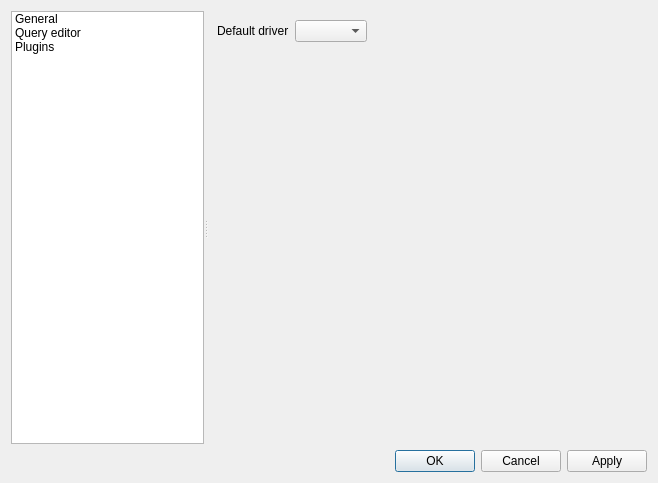
<?xml version="1.0" encoding="UTF-8"?>
<ui version="4.0">
 <class>ConfigDialogClass</class>
 <widget class="QDialog" name="ConfigDialogClass">
  <property name="geometry">
   <rect>
    <x>0</x>
    <y>0</y>
    <width>658</width>
    <height>483</height>
   </rect>
  </property>
  <property name="windowTitle">
   <string>DbMaster - Preferences</string>
  </property>
  <layout class="QGridLayout" name="gridLayout">
   <item row="0" column="0">
    <widget class="QSplitter" name="splitter">
     <property name="orientation">
      <enum>Qt::Horizontal</enum>
     </property>
     <widget class="QListWidget" name="listWidget">
      <property name="sizePolicy">
       <sizepolicy hsizetype="Preferred" vsizetype="Expanding">
        <horstretch>0</horstretch>
        <verstretch>0</verstretch>
       </sizepolicy>
      </property>
      <property name="iconSize">
       <size>
        <width>24</width>
        <height>24</height>
       </size>
      </property>
      <property name="currentRow">
       <number>-1</number>
      </property>
      <item>
       <property name="text">
        <string>General</string>
       </property>
       <property name="icon">
        <iconset>
         <normaloff>:/img/configure.png</normaloff>:/img/configure.png</iconset>
       </property>
      </item>
      <item>
       <property name="text">
        <string>Query editor</string>
       </property>
       <property name="icon">
        <iconset>
         <normaloff>:/img/edit.png</normaloff>:/img/edit.png</iconset>
       </property>
      </item>
      <item>
       <property name="text">
        <string>Plugins</string>
       </property>
      </item>
     </widget>
     <widget class="QStackedWidget" name="stackedWidget">
      <property name="sizePolicy">
       <sizepolicy hsizetype="Expanding" vsizetype="Preferred">
        <horstretch>0</horstretch>
        <verstretch>0</verstretch>
       </sizepolicy>
      </property>
      <property name="currentIndex">
       <number>0</number>
      </property>
      <widget class="QWidget" name="page">
       <layout class="QFormLayout" name="formLayout">
        <property name="fieldGrowthPolicy">
         <enum>QFormLayout::AllNonFixedFieldsGrow</enum>
        </property>
        <item row="0" column="0">
         <widget class="QLabel" name="label">
          <property name="sizePolicy">
           <sizepolicy hsizetype="Expanding" vsizetype="Preferred">
            <horstretch>0</horstretch>
            <verstretch>0</verstretch>
           </sizepolicy>
          </property>
          <property name="text">
           <string>Default driver</string>
          </property>
         </widget>
        </item>
        <item row="0" column="1">
         <widget class="DbComboBox" name="defaultDbCombo">
          <property name="sizePolicy">
           <sizepolicy hsizetype="Maximum" vsizetype="Fixed">
            <horstretch>0</horstretch>
            <verstretch>0</verstretch>
           </sizepolicy>
          </property>
         </widget>
        </item>
       </layout>
      </widget>
      <widget class="QWidget" name="page_3">
       <layout class="QGridLayout" name="gridLayout_3">
        <item row="0" column="1">
         <widget class="QTabWidget" name="tabWidget">
          <property name="currentIndex">
           <number>0</number>
          </property>
          <widget class="QWidget" name="tab_4">
           <attribute name="title">
            <string>General</string>
           </attribute>
           <layout class="QFormLayout" name="formLayout_2">
            <item row="0" column="0" colspan="2">
             <widget class="QCheckBox" name="edAutoSaveCheckBox">
              <property name="text">
               <string>Save query before execute it</string>
              </property>
             </widget>
            </item>
            <item row="1" column="0" colspan="2">
             <widget class="QCheckBox" name="editorSemanticCheckBox">
              <property name="text">
               <string>Enable semantic analysis</string>
              </property>
              <property name="checked">
               <bool>true</bool>
              </property>
             </widget>
            </item>
            <item row="2" column="0">
             <widget class="QLabel" name="label_9">
              <property name="text">
               <string>Default encoding</string>
              </property>
             </widget>
            </item>
            <item row="2" column="1">
             <widget class="QComboBox" name="encodingComboBox">
              <property name="sizePolicy">
               <sizepolicy hsizetype="Maximum" vsizetype="Fixed">
                <horstretch>0</horstretch>
                <verstretch>0</verstretch>
               </sizepolicy>
              </property>
              <property name="currentIndex">
               <number>1</number>
              </property>
              <item>
               <property name="text">
                <string>latin1</string>
               </property>
              </item>
              <item>
               <property name="text">
                <string>utf8</string>
               </property>
              </item>
             </widget>
            </item>
           </layout>
          </widget>
          <widget class="QWidget" name="tab">
           <attribute name="title">
            <string>Font &amp;&amp; Size</string>
           </attribute>
           <layout class="QGridLayout" name="gridLayout_2">
            <item row="0" column="0">
             <widget class="QGroupBox" name="groupBox">
              <property name="title">
               <string>Editor's font</string>
              </property>
              <layout class="QFormLayout" name="formLayout_3">
               <item row="0" column="0">
                <widget class="QLabel" name="label_2">
                 <property name="sizePolicy">
                  <sizepolicy hsizetype="Expanding" vsizetype="Preferred">
                   <horstretch>0</horstretch>
                   <verstretch>0</verstretch>
                  </sizepolicy>
                 </property>
                 <property name="text">
                  <string>&amp;Font</string>
                 </property>
                 <property name="buddy">
                  <cstring>editorFontCombo</cstring>
                 </property>
                </widget>
               </item>
               <item row="0" column="1">
                <widget class="QFontComboBox" name="editorFontCombo">
                 <property name="sizePolicy">
                  <sizepolicy hsizetype="Fixed" vsizetype="Fixed">
                   <horstretch>0</horstretch>
                   <verstretch>0</verstretch>
                  </sizepolicy>
                 </property>
                </widget>
               </item>
               <item row="1" column="0">
                <widget class="QLabel" name="label_3">
                 <property name="sizePolicy">
                  <sizepolicy hsizetype="Expanding" vsizetype="Preferred">
                   <horstretch>0</horstretch>
                   <verstretch>0</verstretch>
                  </sizepolicy>
                 </property>
                 <property name="text">
                  <string>S&amp;ize</string>
                 </property>
                 <property name="buddy">
                  <cstring>editorFontSizeSpin</cstring>
                 </property>
                </widget>
               </item>
               <item row="1" column="1">
                <widget class="QSpinBox" name="editorFontSizeSpin">
                 <property name="sizePolicy">
                  <sizepolicy hsizetype="Fixed" vsizetype="Fixed">
                   <horstretch>0</horstretch>
                   <verstretch>0</verstretch>
                  </sizepolicy>
                 </property>
                </widget>
               </item>
               <item row="2" column="0">
                <widget class="QLabel" name="label_6">
                 <property name="text">
                  <string>T&amp;ab size</string>
                 </property>
                 <property name="buddy">
                  <cstring>tabsizeSpin</cstring>
                 </property>
                </widget>
               </item>
               <item row="2" column="1">
                <widget class="QSpinBox" name="tabsizeSpin">
                 <property name="sizePolicy">
                  <sizepolicy hsizetype="Fixed" vsizetype="Fixed">
                   <horstretch>0</horstretch>
                   <verstretch>0</verstretch>
                  </sizepolicy>
                 </property>
                 <property name="minimum">
                  <number>1</number>
                 </property>
                 <property name="maximum">
                  <number>10</number>
                 </property>
                 <property name="value">
                  <number>4</number>
                 </property>
                </widget>
               </item>
              </layout>
             </widget>
            </item>
            <item row="1" column="0">
             <widget class="QLabel" name="label_4">
              <property name="text">
               <string>You can type some text here :</string>
              </property>
             </widget>
            </item>
            <item row="2" column="0">
             <widget class="QueryTextEdit" name="editorTestArea">
              <property name="html" stdset="0">
               <string notr="true">&lt;!DOCTYPE HTML PUBLIC &quot;-//W3C//DTD HTML 4.0//EN&quot; &quot;http://www.w3.org/TR/REC-html40/strict.dtd&quot;&gt;
&lt;html&gt;&lt;head&gt;&lt;meta name=&quot;qrichtext&quot; content=&quot;1&quot; /&gt;&lt;style type=&quot;text/css&quot;&gt;
p, li { white-space: pre-wrap; }
&lt;/style&gt;&lt;/head&gt;&lt;body style=&quot; font-family:'Sans'; font-size:10pt; font-weight:400; font-style:normal;&quot;&gt;
&lt;p style=&quot; margin-top:0px; margin-bottom:0px; margin-left:0px; margin-right:0px; -qt-block-indent:0; text-indent:0px;&quot;&gt;&lt;span style=&quot; font-family:'Sans Serif'; font-size:9pt;&quot;&gt;SELECT *&lt;/span&gt;&lt;/p&gt;
&lt;p style=&quot; margin-top:0px; margin-bottom:0px; margin-left:0px; margin-right:0px; -qt-block-indent:0; text-indent:0px;&quot;&gt;&lt;span style=&quot; font-family:'Sans Serif'; font-size:9pt;&quot;&gt;FROM SomeTable, now()&lt;/span&gt;&lt;/p&gt;
&lt;p style=&quot; margin-top:0px; margin-bottom:0px; margin-left:0px; margin-right:0px; -qt-block-indent:0; text-indent:0px;&quot;&gt;&lt;span style=&quot; font-family:'Sans Serif'; font-size:9pt;&quot;&gt;WHERE SomeField = 1&lt;/span&gt;&lt;/p&gt;
&lt;p style=&quot; margin-top:0px; margin-bottom:0px; margin-left:0px; margin-right:0px; -qt-block-indent:0; text-indent:0px;&quot;&gt;&lt;span style=&quot; font-family:'Sans Serif'; font-size:9pt;&quot;&gt;ORDER BY AnotherField ASC;&lt;/span&gt;&lt;/p&gt;&lt;/body&gt;&lt;/html&gt;</string>
              </property>
             </widget>
            </item>
           </layout>
          </widget>
          <widget class="QWidget" name="tab_2">
           <attribute name="title">
            <string>Syntax highlighting</string>
           </attribute>
           <layout class="QGridLayout" name="gridLayout_5">
            <item row="1" column="0" colspan="2">
             <widget class="QGroupBox" name="shGroupBox">
              <property name="title">
               <string>Enable Syntax highlighting</string>
              </property>
              <property name="checkable">
               <bool>true</bool>
              </property>
              <layout class="QGridLayout" name="gridLayout_6">
               <item row="0" column="0">
                <widget class="QListWidget" name="shListWidget">
                 <property name="currentRow">
                  <number>-1</number>
                 </property>
                 <item>
                  <property name="text">
                   <string>Basic SQL keywords</string>
                  </property>
                 </item>
                 <item>
                  <property name="text">
                   <string>SQL functions</string>
                  </property>
                 </item>
                 <item>
                  <property name="text">
                   <string>SQL types</string>
                  </property>
                 </item>
                 <item>
                  <property name="text">
                   <string>Strings</string>
                  </property>
                 </item>
                 <item>
                  <property name="text">
                   <string>Numbers</string>
                  </property>
                 </item>
                 <item>
                  <property name="text">
                   <string>Comments</string>
                  </property>
                 </item>
                 <item>
                  <property name="text">
                   <string>Table name</string>
                  </property>
                 </item>
                 <item>
                  <property name="text">
                   <string>Field name</string>
                  </property>
                 </item>
                </widget>
               </item>
               <item row="1" column="0">
                <widget class="QGroupBox" name="groupBox_2">
                 <property name="title">
                  <string/>
                 </property>
                 <layout class="QGridLayout" name="gridLayout_4">
                  <item row="0" column="0">
                   <widget class="QLabel" name="label_5">
                    <property name="sizePolicy">
                     <sizepolicy hsizetype="Expanding" vsizetype="Preferred">
                      <horstretch>0</horstretch>
                      <verstretch>0</verstretch>
                     </sizepolicy>
                    </property>
                    <property name="text">
                     <string>Color</string>
                    </property>
                   </widget>
                  </item>
                  <item row="1" column="0" colspan="2">
                   <widget class="QCheckBox" name="shBoldButton">
                    <property name="font">
                     <font>
                      <weight>75</weight>
                      <bold>true</bold>
                     </font>
                    </property>
                    <property name="text">
                     <string>Bold</string>
                    </property>
                   </widget>
                  </item>
                  <item row="2" column="0" colspan="2">
                   <widget class="QCheckBox" name="shItalicButton">
                    <property name="font">
                     <font>
                      <italic>true</italic>
                     </font>
                    </property>
                    <property name="text">
                     <string>Italic</string>
                    </property>
                   </widget>
                  </item>
                  <item row="3" column="0" colspan="2">
                   <spacer name="verticalSpacer_2">
                    <property name="orientation">
                     <enum>Qt::Vertical</enum>
                    </property>
                    <property name="sizeHint" stdset="0">
                     <size>
                      <width>20</width>
                      <height>40</height>
                     </size>
                    </property>
                   </spacer>
                  </item>
                  <item row="0" column="1">
                   <widget class="ColorButton" name="shColorButton">
                    <property name="text">
                     <string/>
                    </property>
                   </widget>
                  </item>
                 </layout>
                </widget>
               </item>
               <item row="0" column="1" rowspan="2">
                <widget class="QListWidget" name="shKeywordsListWidget"/>
               </item>
              </layout>
             </widget>
            </item>
           </layout>
          </widget>
          <widget class="QWidget" name="tab_3">
           <attribute name="title">
            <string>Auto-completion</string>
           </attribute>
           <layout class="QGridLayout" name="gridLayout_7">
            <item row="0" column="0">
             <widget class="QGroupBox" name="compGroubBox">
              <property name="title">
               <string>Enable auto-completion</string>
              </property>
              <property name="checkable">
               <bool>true</bool>
              </property>
              <layout class="QFormLayout" name="formLayout_4">
               <item row="0" column="0">
                <widget class="QLabel" name="label_7">
                 <property name="sizePolicy">
                  <sizepolicy hsizetype="Expanding" vsizetype="Preferred">
                   <horstretch>0</horstretch>
                   <verstretch>0</verstretch>
                  </sizepolicy>
                 </property>
                 <property name="text">
                  <string>Show completion popup after</string>
                 </property>
                </widget>
               </item>
               <item row="0" column="1">
                <layout class="QHBoxLayout" name="horizontalLayout">
                 <item>
                  <widget class="QSpinBox" name="acSpinBox">
                   <property name="minimum">
                    <number>1</number>
                   </property>
                   <property name="value">
                    <number>3</number>
                   </property>
                  </widget>
                 </item>
                 <item>
                  <widget class="QLabel" name="label_8">
                   <property name="sizePolicy">
                    <sizepolicy hsizetype="Expanding" vsizetype="Preferred">
                     <horstretch>0</horstretch>
                     <verstretch>0</verstretch>
                    </sizepolicy>
                   </property>
                   <property name="text">
                    <string>characters</string>
                   </property>
                  </widget>
                 </item>
                </layout>
               </item>
              </layout>
             </widget>
            </item>
           </layout>
          </widget>
         </widget>
        </item>
        <item row="1" column="1">
         <widget class="QLabel" name="label_10">
          <property name="text">
           <string>&lt;b&gt;Warning !&lt;/b&gt; All modifications concerning the editor will work after restarting DbMaster.</string>
          </property>
          <property name="wordWrap">
           <bool>true</bool>
          </property>
         </widget>
        </item>
       </layout>
      </widget>
      <widget class="QWidget" name="page_2"/>
     </widget>
    </widget>
   </item>
   <item row="1" column="0">
    <widget class="QDialogButtonBox" name="buttonBox">
     <property name="standardButtons">
      <set>QDialogButtonBox::Apply|QDialogButtonBox::Cancel|QDialogButtonBox::Ok</set>
     </property>
    </widget>
   </item>
  </layout>
 </widget>
 <customwidgets>
  <customwidget>
   <class>DbComboBox</class>
   <extends>QComboBox</extends>
   <header>../src/widgets/dbcombobox.h</header>
  </customwidget>
  <customwidget>
   <class>QueryTextEdit</class>
   <extends>QPlainTextEdit</extends>
   <header>../src/widgets/querytextedit.h</header>
  </customwidget>
  <customwidget>
   <class>ColorButton</class>
   <extends>QToolButton</extends>
   <header>../src/widgets/colorbutton.h</header>
  </customwidget>
 </customwidgets>
 <resources/>
 <connections>
  <connection>
   <sender>listWidget</sender>
   <signal>currentRowChanged(int)</signal>
   <receiver>stackedWidget</receiver>
   <slot>setCurrentIndex(int)</slot>
   <hints>
    <hint type="sourcelabel">
     <x>169</x>
     <y>76</y>
    </hint>
    <hint type="destinationlabel">
     <x>289</x>
     <y>77</y>
    </hint>
   </hints>
  </connection>
 </connections>
</ui>
